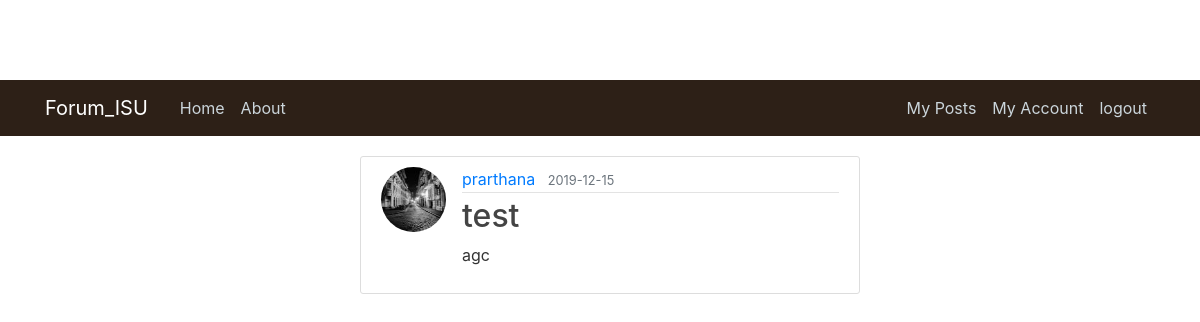
/my_posts (signed in), run on an earlier commit of the app's database.
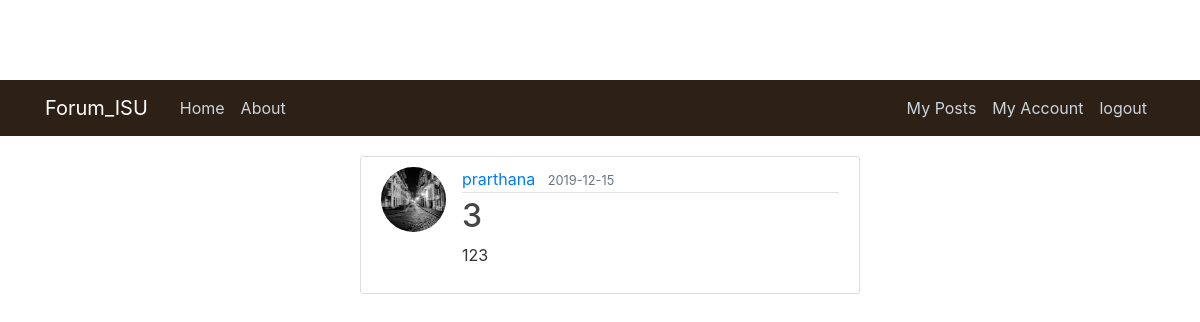
And on a later commit of the database.
### forum_isu/models.py (models this page shows, shortened)
class Post(db.Model):
    id = db.Column(db.Integer, primary_key=True)
    title = db.Column(db.String(100), nullable=False)
    date_posted = db.Column(db.DateTime, nullable=False, default=datetime.utcnow)
    content = db.Column(db.Text, nullable=False)
    picture = db.Column(db.String(20), nullable=False, default='default.jpg')
    user_id = db.Column(db.Integer, db.ForeignKey('user.id'), nullable=False)
    comments = db.relationship('Comment', backref='article', lazy=True)

class User(db.Model, UserMixin):
    id         = db.Column(db.Integer, primary_key=True)
    username   = db.Column(db.String(20), unique=True, nullable=False)
    email      = db.Column(db.String(120), unique=True, nullable=False)
    image_file = db.Column(db.String(20), nullable=False, default='default.jpg')
    password   = db.Column(db.String(60), nullable=False)
    posts       = db.relationship('Post', backref='author', lazy=True)

### forum_isu/routes.py (the view)
@app.route('/my_posts', methods=['GET', 'POST'])
@login_required
def my_posts():
    posts= Post.query.filter_by(user_id=current_user.id)#.first()
    return render_template ('my_posts.html', title = "my_posts", posts=posts)

### forum_isu/models.py (called while the page is built)
@login_manager.user_loader
def load_user(user_id):
    return User.query.get(int(user_id))

### forum_isu/templates/my_posts.html
{% extends "layout.html" %}
{% block content %}
{% for post in posts %}
        <article class="media content-section">
          <img class="rounded-circle article-img" src="{{ url_for('static', filename='profile_pics/' + post.author.image_file) }}">
          <div class="media-body">
            <div class="article-metadata">
              <a class="mr-2" href="#">{{ post.author.username }}</a>
              <small class="text-muted">{{ post.date_posted.strftime('%Y-%m-%d') }}</small>
            </div>
            <h2><a class="article-title" href="{{ url_for('post', post_id=post.id) }}">{{ post.title }}</a></h2>
            <p class="article-content">{{ post.content }}</p>
          </div>
        </article>
    {% endfor %}
{% endblock content %}

What changed in the data, as far as the page shows it:
changed Post "prarthana": title "test" → "3"; content "agc" → "123"
